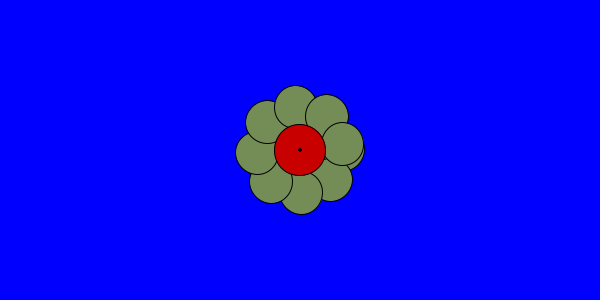
Frame 1 (no input)
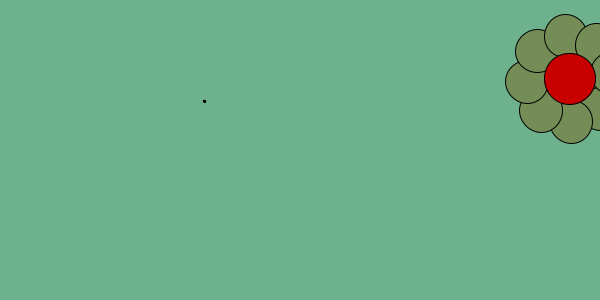
Frame 60 (the mouse pressed at the canvas centre just before this capture)
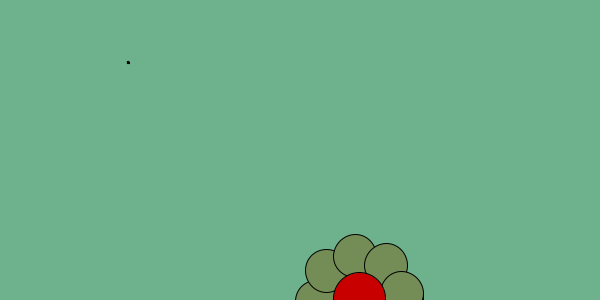
Frame 120 (the mouse held since frame 60 and released just before this capture)

The Processing sketch that drew these frames (run headless with seeded random() and noise(); from frame 60 on, the mouse is pressed at the canvas centre):

// Processing sketch: Homework_6
// ── Homework_6.pde
Flower myFlower1;
Flower myFlower2;

void setup() {
  size(600, 300);

//Variables used to determine the characteristics for an object when it is not overloaded.
  float _r1= random(50, 100);
  float _petals = 6;
  float _x = width/2;  
  float _y = height/2; 
  int _pc = color(random(255), random(255), random(255));
  float _speedX = 6;
  float _speedY = 3;
  int rHit=50; 

  myFlower1 = new Flower();
  myFlower2 = new Flower();
}



void draw() {

  background(#6EB28D);

  //Simplified method for checking overlapping using a called function from the object.
  if (myFlower1.overlaps(myFlower2)) {
    background(0, 0, 255);
  }

  //If one object overlaps the other, the background changes color.
  /*float d = dist(myFlower1.x, myFlower1.y, myFlower2.x, myFlower2.y);
   if (d > myFlower1.r + myFlower2.r) {
   background(0, 255, 0);
   } else if (d < myFlower1.r + myFlower2.r) {
   background(255, 0, 0);
   }*/

  myFlower1.display();
  myFlower1.movement();
  myFlower1.bounce();
  myFlower2.display();
  myFlower2.movement();
  myFlower2.bounce();
}

// ── Flower.pde
class Flower {

  // Variables

  float r;       // radius of the flower petal
  float n_petals;  // number of petals 
  float x;       // x-position of the center of the flower
  float y;       // y-position of the center of the flower
  int petalColor;//hexadecimal number for the color of petals
  float speedX; // X-speed
  float speedY; // Y-speed


  //Constructor for Flower object
  Flower(float temp_r, float temp_n_petals, float temp_x, float temp_y, int temp_petalColor, float temp_speedX, 
    float temp_speedY) {
    r = temp_r;
    n_petals = temp_n_petals;
    x = temp_x;
    y = temp_y;
    petalColor = temp_petalColor;
    speedX = temp_speedX;
    speedY = temp_speedY;
  }

  //Second constructor, overloading the previous one and assigning different values
  Flower() {
    r = random(50);
    n_petals = random(5, 15);
    x = width/2;
    y = height/2;
    petalColor = color(random(255), random(255), random(255));
    speedX = random(3, 20);
    speedY = random(3, 20);
  }


  boolean overlaps(Flower other) {
    float d = dist(x,y,other.x,other.y);
    if (d < r + other.r) {
      return true;
    } else {
      return false;
    }
  }

  //Function to display the flower and it's petals
  void display () {

    float petalX;
    float petalY;

    fill(petalColor);

    for (float i = 0; i<PI*2; i += 2*PI/n_petals) {
      petalX = x + r*cos(i);
      petalY = y + r*sin(i);
      ellipse(petalX, petalY, r, r);
    }

    fill(200, 0, 0);
    ellipse(x, y, r*1.2, r*1.2);
  }

  //Function to move the flower on within the screen
  void movement () {

    fill(petalColor);
    x = x + speedX;
    y = y + speedY;
  }

  //Function to make the flower bounce when hit one of the edges of the screen
  void bounce() {
    if (x < 0) {
      speedX = -speedX;
    }

    if (x > width) {
      speedX = -speedX;
    }

    if (y < 0) {
      speedY = -speedY;
    }

    if (y > height) {
      speedY = -speedY;
    }
  }
}
